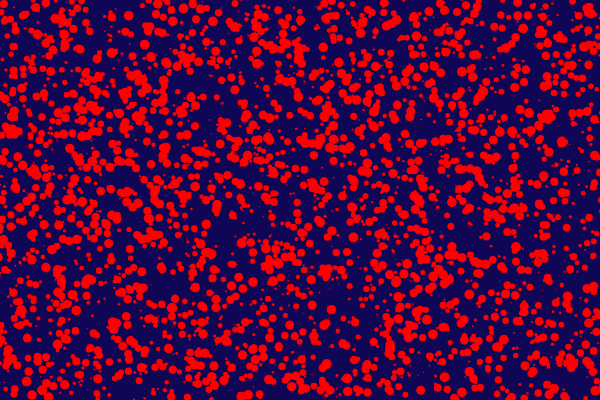
Frame 1 (no input)
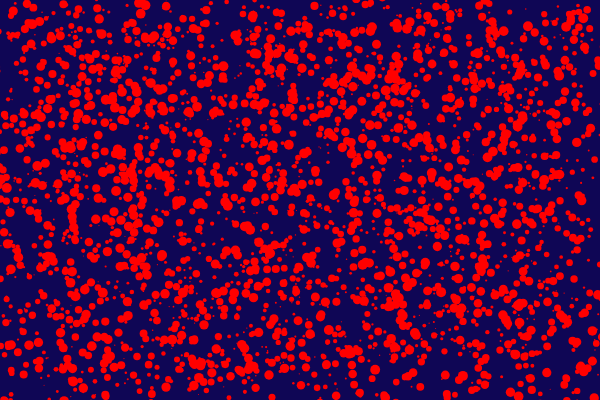
Frame 60 (no input)
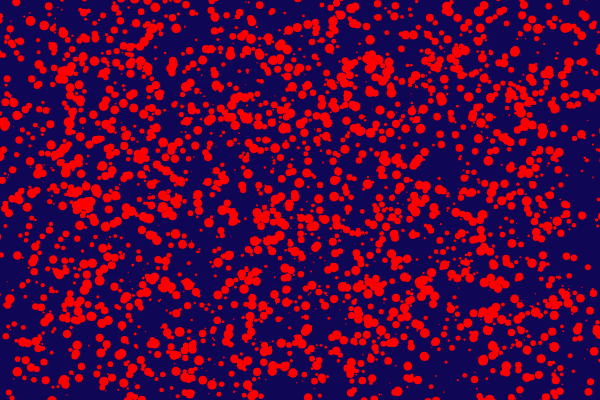
Frame 120 (the mouse pressed at the canvas centre since frame 60)

The p5.js sketch that drew these frames (run headless with seeded random() and noise() and a simulated clock; from frame 60 on, the mouse is pressed at the canvas centre):

// p5.js sketch
// ── sketch.js
var bubbles = [];

function setup()
{
    createCanvas(600,400);
    for(var i=0;i<3000;i++)
    {
        var x = random(width);
        var y = random(height);
        var r = random(1,10);
        bubbles[i] = new Bubble(x,y,r);
    }
}
function draw()
{
    background(15,6,85);
    for(var i=0;i<bubbles.length;i++)
    {
        bubbles[i].move();
        bubbles[i].show();
    }
    
}
// ── bubble.js
class Bubble
{
    constructor(x,y,r)
    {
        this.x=x;
        this.y=y;
        this.r=r;
    }
    move()
    {
        this.x += random(-5,5);
        this.y += random(-5,5);
    }
    show()
    {
        noStroke();
        fill(255,0,0);
        ellipse(this.x,this.y,this.r,this.r);
    }
}
